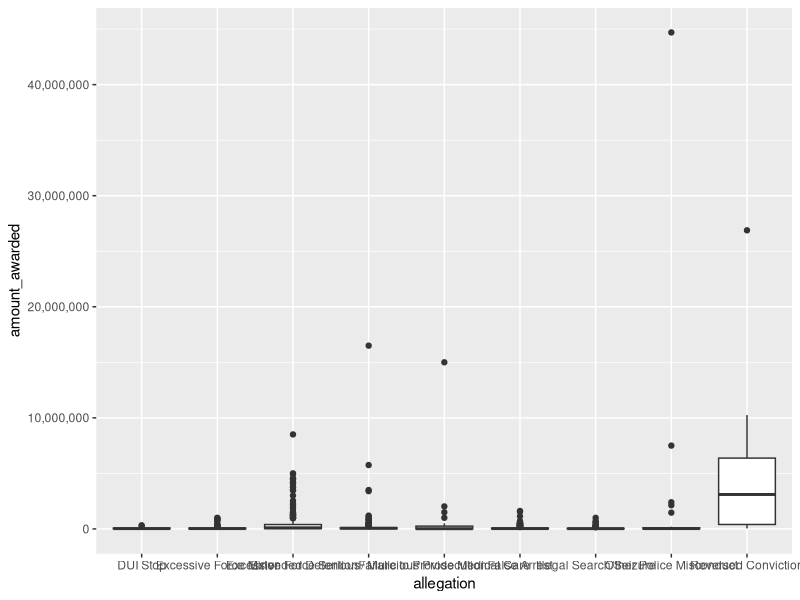
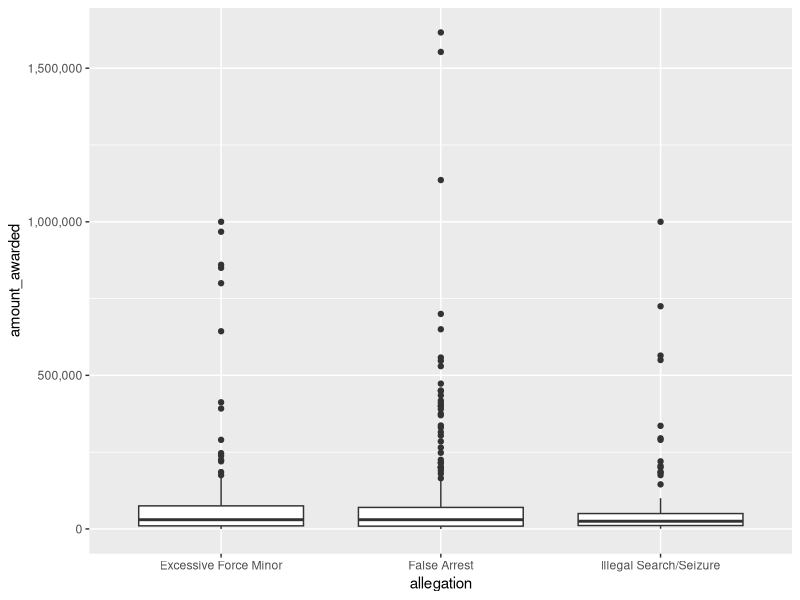
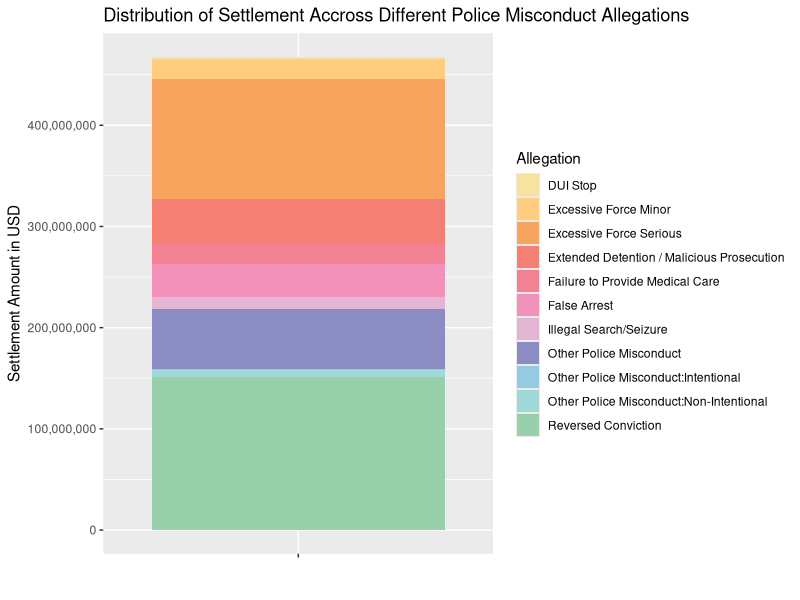
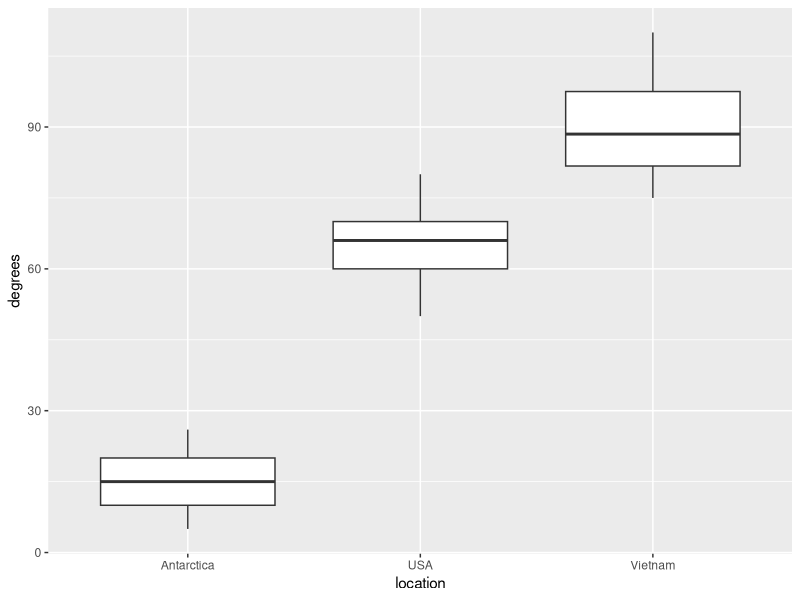

These charts were generated, in order, by the following R code:
library(tidyverse)
library(stringr)
library(tidyr)
library(RColorBrewer)

chicago <- read.csv("../data/chicago_edited.csv")

ccc_chart_df <- chicago %>% 
  mutate(allegation = str_sub(summary_allegations, 32)) %>% 
  select(allegation, amount_awarded) %>% 
  filter(allegation != "", 
         allegation != "Other Police Misconduct:Non-Intentional",
         allegation != "Other Police Misconduct:Intentional") %>% 
  filter(is.na(amount_awarded) == FALSE)

ccc_chart_df2 <- chicago %>% 
  mutate(allegation = str_sub(summary_allegations, 32)) %>% 
  select(allegation, amount_awarded) %>% 
  filter(allegation == "Excessive Force Minor" | 
         allegation == "False Arrest" | 
         allegation == "Illegal Search/Seizure") %>% 
  filter(is.na(amount_awarded) == FALSE)



chicago_chart <- ggplot(ccc_chart_df) +
  geom_boxplot(
    aes(
      x = allegation,
      y = amount_awarded
    )
  ) + 
  scale_y_continuous(labels = scales::comma)


chicago_chart2 <- ggplot(ccc_chart_df2) +
  geom_boxplot(
    aes(
      x = allegation,
      y = amount_awarded
    ) 
  ) + 
  scale_y_continuous(labels = scales::comma) 


ccc_chart_df3 <- chicago %>% 
  mutate(Allegation = str_sub(summary_allegations, 32)) %>% 
  select(Allegation, amount_awarded) %>% 
  group_by(Allegation) %>% 
  summarise(total_settlements = sum(amount_awarded)) %>% 
  filter(Allegation != "")


chichart <- ggplot(ccc_chart_df3) +
  aes(fill = Allegation, x = "", y = total_settlements) +
  geom_bar(position="stack", stat="identity") + 
  scale_y_continuous(labels = scales::comma) +
  labs(
    x = "",
    y = "Settlement Amount in USD",
    title = "Distribution of Settlement Accross Different Police Misconduct Allegations"
  ) + scale_fill_manual(values = c("#f7e39f","#fecd80",
                                   "#f7a55e","#f38072",
                                   "#f28193", "#f292bb","#e3b7d4",
                                   "#8b8cc1","#95cbe2",
                                   "#a1d9d9", "#98d0ab"))















locations <- c("Vietnam", "Vietnam", "Vietnam", "Vietnam", "Vietnam",
        "USA", "USA", "USA", "USA", "USA",
        "Antarctica", "Antarctica", "Antarctica","Antarctica","Antarctica", 
        "Vietnam")

temp <- c(90, 80, 100, 110, 75, 
        66, 60, 70, 80, 50,
        26, 20, 10, 5, 15, 87)

df_weather <- data.frame(location = locations, degrees = temp)

weather_plot <- ggplot(df_weather) + geom_boxplot(
  aes(
    x = location,
    y = degrees
  )
)








